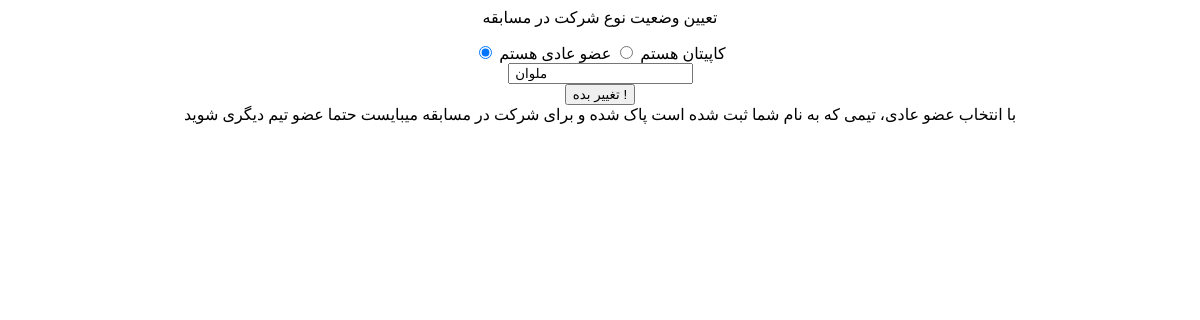
The app's page /account/changeUserType/ (signed in), older data.
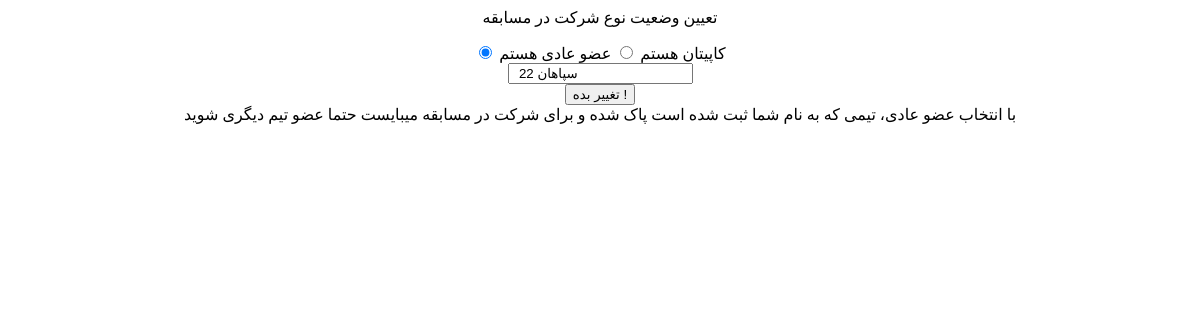
The same page, newer data.
### team_module/models.py (models this page shows)
class teamsModel(models.Model):
    teamName = models.CharField(verbose_name="نام تیم", max_length=200)
    capitan = models.ForeignKey(User, verbose_name="کاپیتان", on_delete=models.CASCADE, related_name="captian")
    teamMate1 = models.OneToOneField(User, verbose_name="هم تیمی اول", on_delete=models.CASCADE, related_name="firstTeamMate", default=None, null=True)
    teamMate2 = models.OneToOneField(User, verbose_name="هم تیمی دوم", on_delete=models.CASCADE, related_name="secondTeamMate", default=None, null=True)

### account_module/views.py (the view, shortened to what this page needs)
# urls.py: path("changeUserType/", changeUserType.as_view(), name="change_userType"),
class changeUserType(View):
    def get(self, request):
        user:User = User.objects.get(email__iexact=request.user.email)
        findUserTeam = teamsModel.objects.filter(capitan=user).exists()
        if(findUserTeam):
            userTeamName = teamsModel.objects.get(capitan=user).teamName
        else:
            userTeamName = False
        context = {
            "userTeamName" : userTeamName
        }
        return render(request, "account_module/userType.html", context)

### account_module/templates/account_module/userType.html (shortened to what this page needs)
<div class="row bg-primary bg-opacity-25" style="text-align: center;">
    <p class="text-bg-primary">تعیین وضعیت نوع شرکت در مسابقه</p>
    <form method="post" action="{% url 'change_userType' %}">
        <div class="input-group p-4 justify-content-around">
            <input type="radio" class="btn-check" name="options-outlined" id="success-outlined" value="1" autocomplete="off" {% if request.user.is_capitan %} checked {% endif %}>
            <label class="btn btn-outline-success" for="success-outlined">کاپیتان هستم</label>
            <input type="radio" class="btn-check" name="options-outlined" id="danger-outlined" value="0" autocomplete="off" {% if not request.user.is_capitan %} checked {% endif %} >
            <label class="btn btn-outline-danger" for="danger-outlined">عضو عادی هستم</label>
        </div>
        {% if request.user.is_capitan %}
            <div class="input-group justify-content-center">
                <input id="groupName-inp" class="form-control" name="teamName" type="text" placeholder="نام تیم شما" value="{% if userTeamName %} {{ userTeamName }}{% endif %}">
             </div>
        {% endif %}
        <div class="input-group justify-content-center p-3">
            <button type="submit" class="btn customcolor2">تغییر بده !</button>
        </div>
        <div class="alert alert-danger d-none" id="warningNormalUserAlert" role="alert">
            با انتخاب عضو عادی، تیمی که به نام شما ثبت شده است پاک شده و برای شرکت در مسابقه میبایست حتما عضو تیم دیگری شوید
        </div>
    </form>
</div>

Row changes from the older to the newer data that the page shows:
removed teamsModel: teamName "ملوان"
added teamsModel: teamName "سپاهان 22"
